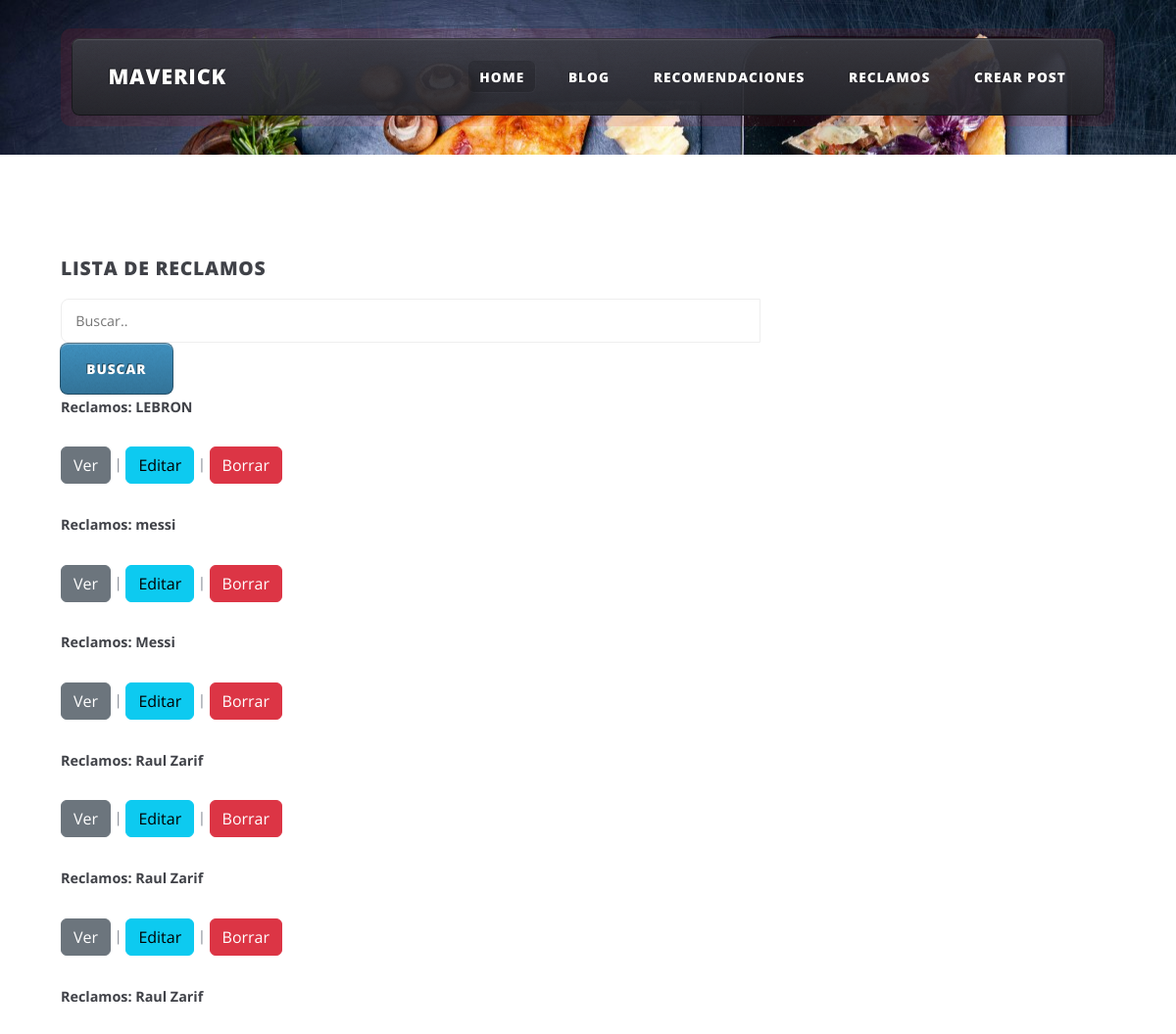
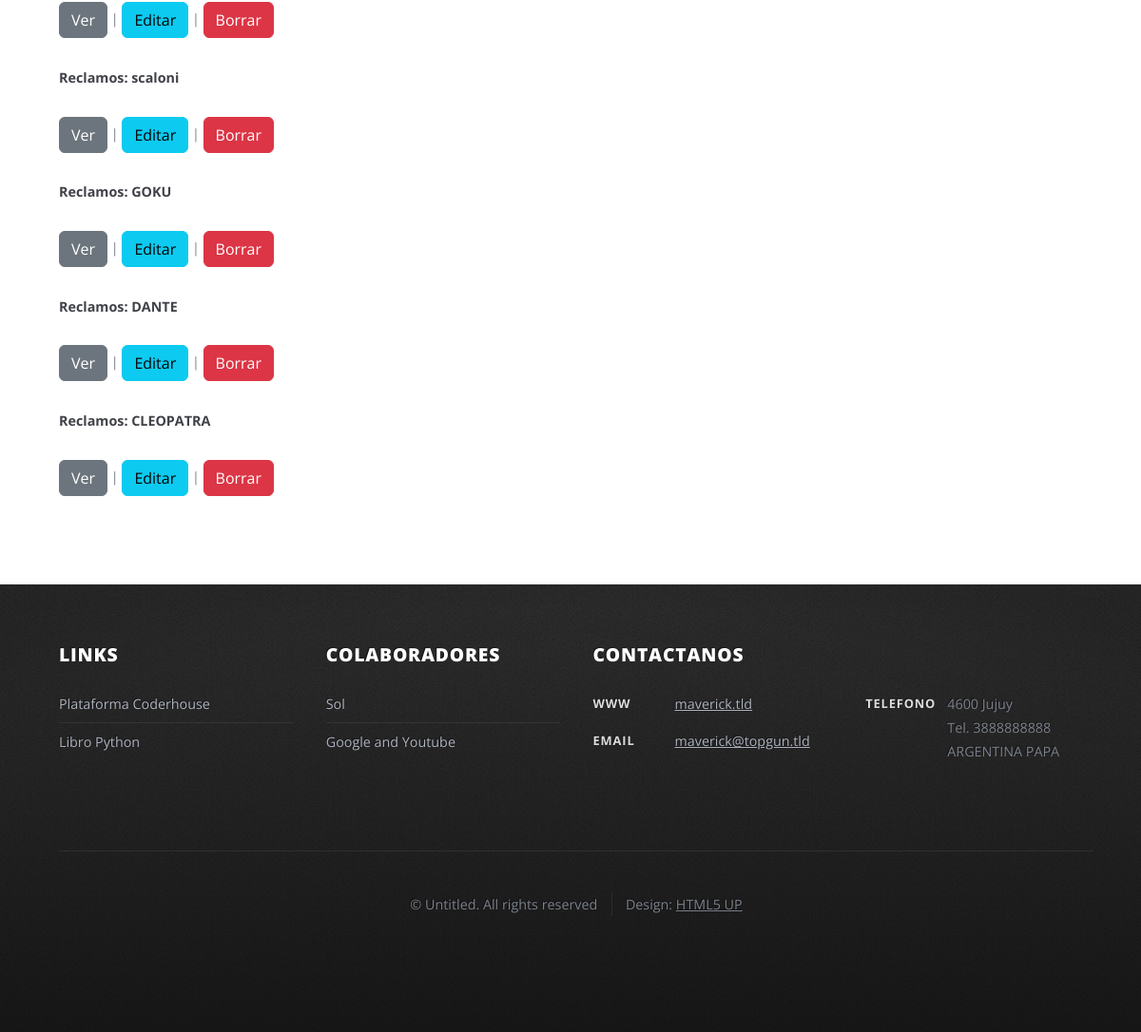
Before: /listaReclam/ with the older database file (2 pictures, top to bottom).
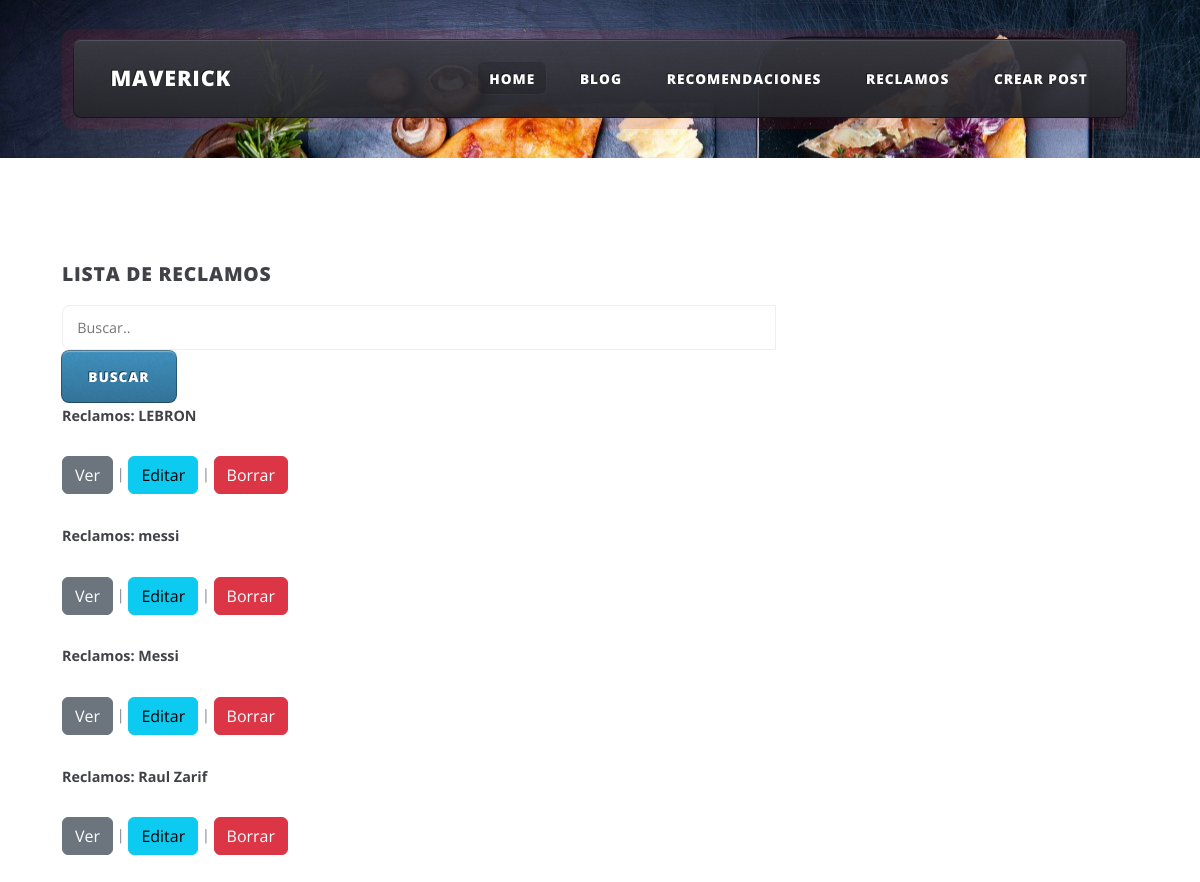
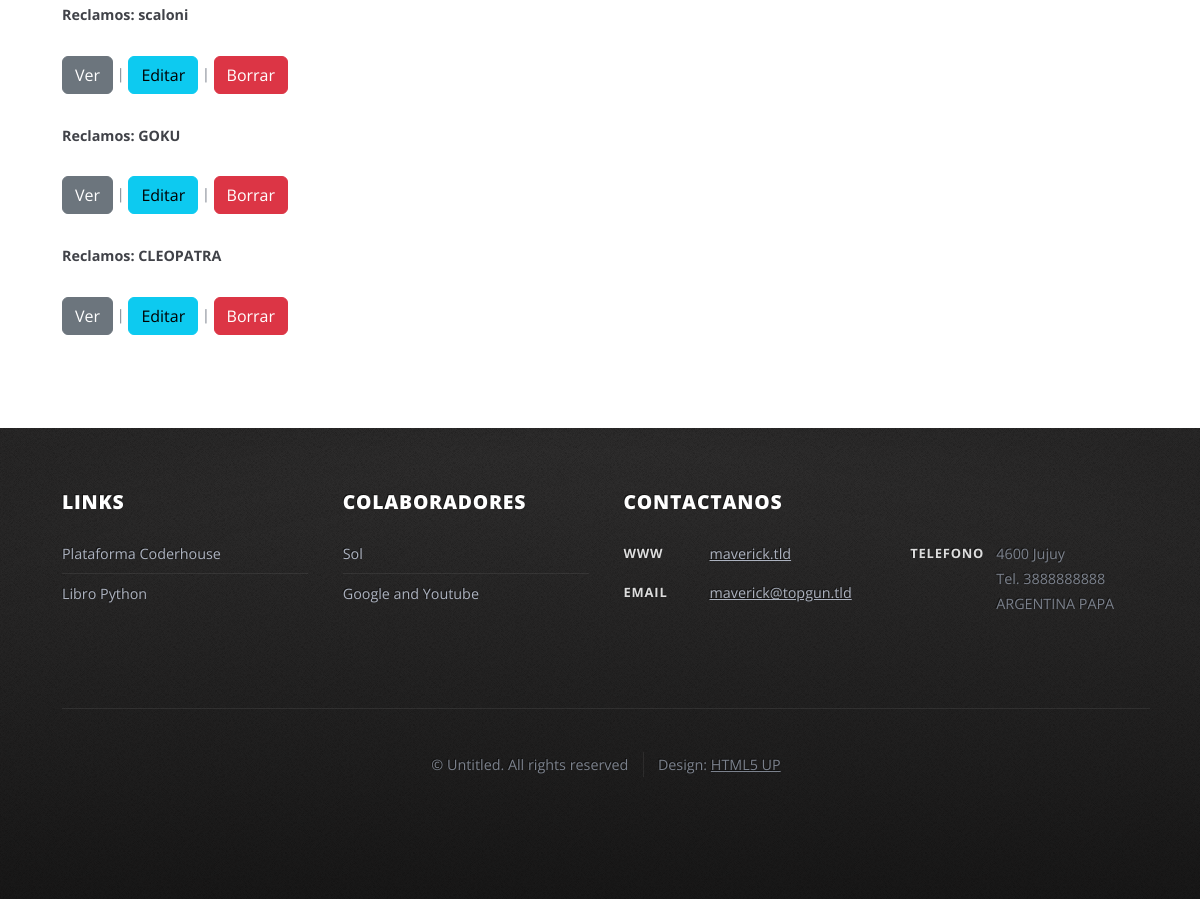
After: the same page with the newer database file (2 pictures, top to bottom).
### appMaverick/models.py (models this page shows, shortened)
class Reclamos(models.Model):
    nombre = models.CharField(max_length=40)
    email = models.EmailField()
    categoria = models.CharField(max_length=11)
    nota = models.CharField(max_length=500)

### appMaverick/views.py (the view)
# urls.py: path('listaReclam/',listaReclamos, name='listReclamos'),
def listaReclamos(request):
    entradas = Reclamos.objects.all()
    queryset = request.GET.get("buscarreclamo")
    if queryset:
        entradas = Reclamos.objects.filter(
            Q(nombre__icontains = queryset) |
            Q(nota__icontains  = queryset)
        ).distinct()
    return render(request,'appMaverick/reclamos_list.html',{"object_list":entradas})

### appMaverick/templates/appMaverick/reclamos_list.html (shortened to what this page needs)
{% extends "appMaverick/master.html" %}
{% block contenido %}
<div id="main-wrapper">
    <div class="wrapper style2">
        <div class="inner">
            <div class="container">
                <div class="row">
                    <div class="col-8 col-12-medium">
                        <div id="content">
                                <h3>Lista de Reclamos</h3>
                                <div class="col-md-12 search">
                                    <form method="get">
                                        <div id="custom-search-input">
                                            <div class="input-group col-md-12">
                                                <input type="text" class="from-control" placeholder="Buscar.." name="buscarreclamo" value="{{ request.GET.buscarrecomendacion }}">
                                                <span class="input-group-list">
                                                    <button type="submit" class="boton btn-success">Buscar</button>
                                                </span>
                                            </div>
                                        </div>
                                    </form>
                                </div>
                                <ul>
                                    {% for elemento in object_list %}
                                    <li>
                                                <p><strong>Reclamos: {{ elemento.nombre }} </strong></p>
                                                <p>
                                                    <a class="btn btn-secondary" href="{% url 'detalleReclamos' elemento.id %}">Ver</a> |
                                                    <a class="btn btn-info" href="{% url 'editReclamos' elemento.id %}">Editar</a> |
                                                    <a class="btn btn-danger" href="{% url 'deleteReclamos' elemento.id %}">Borrar</a>
                                                </p>
                                    {% endfor %}
                                    </li>
                                </ul>
                                </div>
                                </div>
                            </div>
                        </div>
                    </div>
                </div>
            </div>
{% endblock %}

Changed rows visible on the page:
removed Reclamos: nombre "Raul Zarif"
removed Reclamos: nombre "Raul Zarif"
removed Reclamos: nombre "DANTE"
